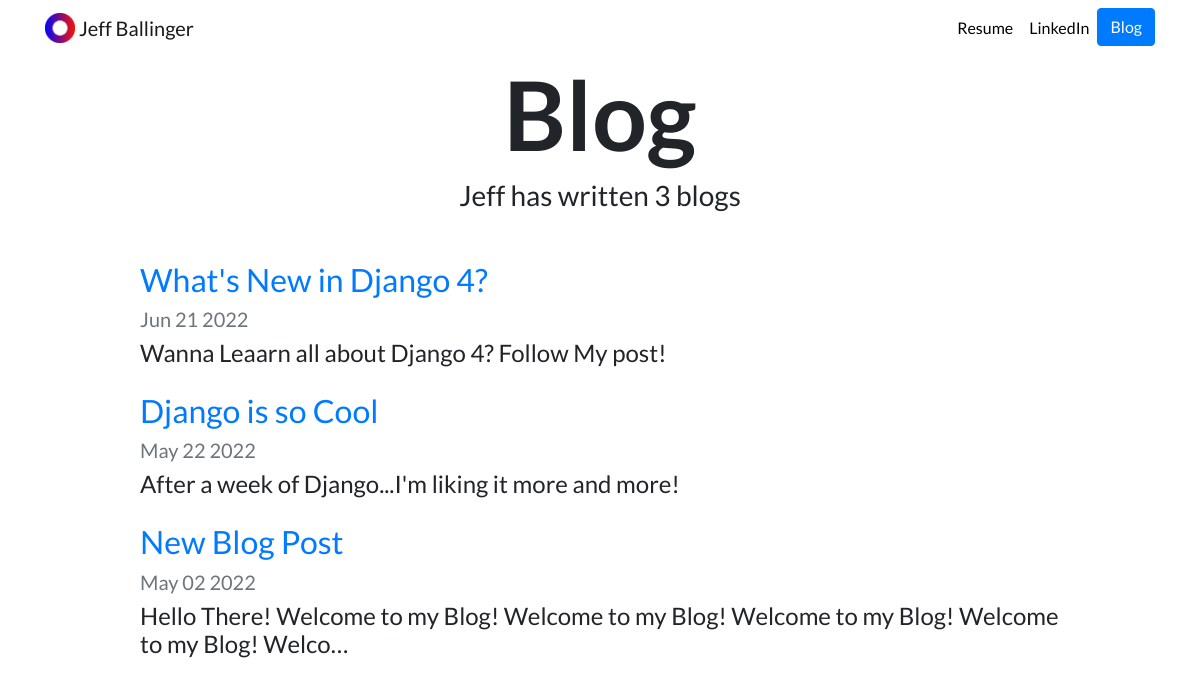
Screenshot of /blog/ with the database file from the repository.
### blog/models.py (models this page shows, shortened)
class Blog(models.Model):
    title = models.CharField(max_length=200)
    description = models.TextField()
    date_published = models.DateField()

### blog/views.py (the view)
# urls.py: path('', views.all_blogs, name='all_blogs'),
def all_blogs(request):
    blogs = Blog.objects.order_by('-date_published')  # [:5]    # limit to 5
    return render(request, 'blog/all_blogs.html', {'blogs': blogs})

### blog/templates/blog/all_blogs.html
{% extends "portfolio/base.html" %}
{% load static %}
{% block content %}
<h1 id="blogtitle" class="font-weight-bold text-center">Blog</h1>
<h3 class="text-center mb-5">Jeff has written {{ blogs.count }} blog{{ blogs.count|pluralize }}</h3>
{% for blog in blogs %}
<div class="row justify-content-center my-3">
    <div class="col-md-10">
        <a href="{% url 'blog:detail' blog.id %}">
            <h2>{{ blog.title }}</h2>
        </a>
        <h5 class="text-muted">{{ blog.date_published|date:'M d Y' }}</h5>
        <h4>{{ blog.description|striptags|truncatechars:100 }}</h4>
    </div>
</div>
{% endfor %}
{% endblock %}

### portfolio/templates/portfolio/base.html (shortened to what this page needs)
{% load static %}
<!doctype html>
<html lang="en">
<head>
    <link rel="stylesheet" href="https://stackpath.bootstrapcdn.com/bootstrap/4.4.1/css/bootstrap.min.css"
>
    <link rel="stylesheet" href="{% static  'portfolio/custom.css' %}">
</head>
<body>
    <nav id="topNav" class="navbar navbar-expand-md navbar-light">
        <div class="container">
            <a class="navbar-brand" href="{% url 'home' %}">
                <img src="{% static 'portfolio/Logo.png' %}" width="30" height="30" class="d-inline-block align-top"
                    alt="Logo">
                <span>Jeff Ballinger</span>
            </a>
            <div class="collapse navbar-collapse text-center" id="navbarNav">
                <ul class="navbar-nav ml-auto">
                    <li class="nav-item">
                        <a class="nav-link" href="{% static  'portfolio/resume-fake.pdf' %}">Resume</a>
                    </li>
                    <li class="nav-item">
                        <a class="nav-link" href="https://www.linkedin.com/in/jeffrey-ballinger-7956467a/" target="_blank">LinkedIn</a>
                    </li>
                    <li>
                        <a role="button" href="{% url 'blog:all_blogs' %}" class="btn btn-primary">Blog</a>
                    </li>
                </ul>
            </div>
        </div>
    </nav>
    <div class="container">
        {% block content %} {% endblock %}
    </div>
</body>
</html>

### portfolio/static/portfolio/custom.css (style rules this page uses)
.navbar-nav .nav-link { color: rgba(0, 0, 0, 1) !important; }
body { font-family: 'Lato', sans-serif; }
#blogtitle { font-size: 6rem; }

### rows the page displays
Blog: title "What's New in Django 4?", date_published "Jun 21 2022", description "Wanna Leaarn all about Django 4? Follow My post!"
Blog: title "Django is so Cool", date_published "May 22 2022", description "After a week of Django...I'm liking it more and more!"
Blog: title "New Blog Post", date_published "May 02 2022", description "Hello There! Welcome to my Blog! Welcome to my Blog! Welcome to my Blog! Welcome to my Blog! Welco…"

### other values shown
{{ blogs.count }} "3"
